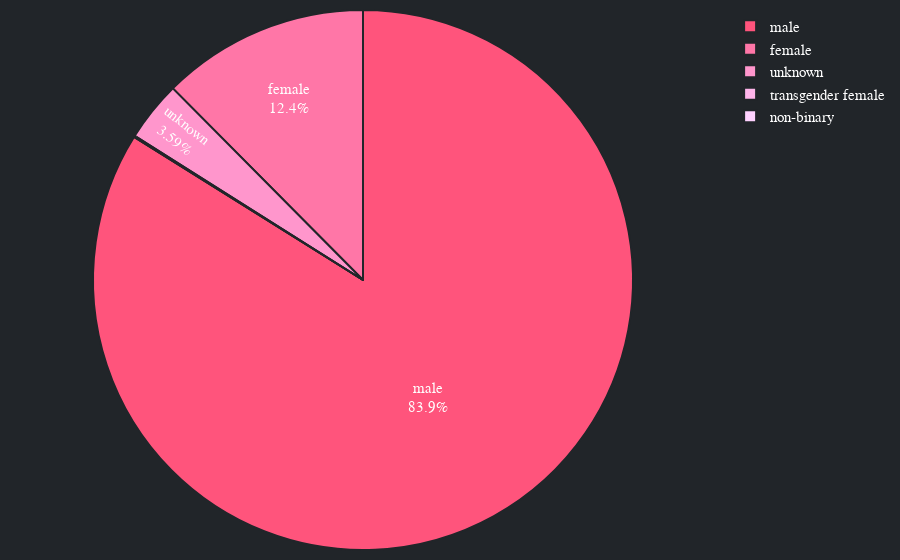
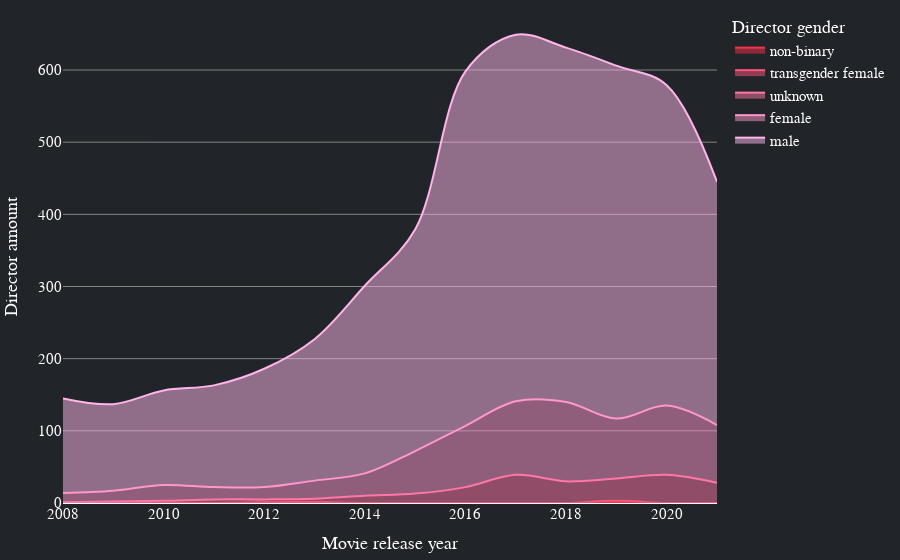

The code cell stored with these charts, in order, in its notebook:
### Markdown cell above
### Director gender analysis

We plot a pie chart to understand gender distribution in our dataset. Then, in order to better get the evolution during time of gender inclusion we plot a filled area chart.

**Conclusion:** From the two plot we notice that male directors are still the majority. Interestingly, after 2014 (the year of the real boom of streaming services), female directors have seen an increase. But, in the same year the male directors also had an exponential growth. Are we really achieving a gender balance in the world of cinema, or are we simply producing more content in less time?

### Code cell
df = data.copy()
df['director_gender'].replace('no_data', np.nan, inplace  = True)
df = df.dropna(subset=['director_gender'])
gender = []
release_year = []
for i, x in df['director_gender'].iteritems():
    x = x.split(', ')
    for gen in x:
        gender.append(gen)
        year = df._get_value(i, 'release_year')
        release_year.append(year)
df = pd.DataFrame()
df['release_year'] = release_year
df['gender'] = gender
df['count'] = 1
df1 = pd.DataFrame(df.groupby('gender')['count'].sum().sort_values(ascending=False).reset_index())
gender_order = df1['gender'].to_list()
fig = px.pie(df1, values='count', names='gender')

fig.update_traces(textposition='inside', textinfo='percent+label', marker=dict(colors=colors[::-1][2:], line=dict(color='#212529', width=2)), textfont=dict(family="Arial, san serif",size=15,color="white"),hoverlabel=dict(font_size=14,font_family="Arial, san serif", font_color='white'))

fig.update_traces(hovertemplate=('<br>Total %{label} directors are %{value}<br><extra></extra>'))
fig.update_layout(paper_bgcolor="#212529", plot_bgcolor ='rgba(0, 0, 0, 0)', hoverlabel_bordercolor='#212529',margin=margin, yaxis_gridcolor ='rgba(225, 225, 225, .5)', font_color="white", font_family="Arial, san serif", font_size=15)
fig.write_html('visualization/five.html')
fig.show()

df2 = df[['release_year', 'gender']].groupby('gender')['release_year'].value_counts().unstack().loc[gender_order]
df2 = df2.stack().reset_index()
df2.columns = ['gender','year','val']
df2 = df2[(df2.year >= 2008)&(df2.year < 2022)]
df2 = df2[::-1]
df2
fig = px.area(df2, x="year", y="val", color="gender", line_shape='spline', color_discrete_sequence= colors[::-1][1:], labels={'gender':'Director gender', 'val':'Director amount', 'year': 'Movie release year'}, custom_data=['gender'])

fig.update_traces( marker=dict(line=dict(width=2)),textfont=dict(family="Arial, san serif",size=16,color="#212529"),hoverlabel=dict(font_size=14,font_family="Arial, san serif", font_color='white'))

fig.update_traces(hovertemplate=('<br>In %{x}, %{y} films by %{customdata[0]} directors were recorded<br><extra></extra>'))
fig.update_layout(paper_bgcolor="#212529", plot_bgcolor ='rgba(0, 0, 0, 0)', hoverlabel_bordercolor='#212529',margin=margin, yaxis_gridcolor ='rgba(225, 225, 225, .5)', font_color="white", font_family="Arial, san serif", font_size=15, xaxis_showgrid=False)
fig.write_html('visualization/six.html')
fig.show()

### Figure 1 — Plotly figure (JSON) as saved in the notebook; plotly's stock layout.template omitted (floating-point values rounded to 4 significant figures)
{"data": [{"domain": {"x": [0, 1], "y": [0, 1]}, "hoverlabel": {"font": {"color": "white", "family": "Arial, san serif", "size": 14}}, "hovertemplate": "<br>Total %{label} directors are %{value}<br><extra></extra>", "labels": ["male", "female", "unknown", "transgender female", "non-binary"], "legendgroup": "", "marker": {"colors": ["#ff547c", "#ff76a7", "#ff96cc", "#ffb5ea", "#ffd2ff", "#e2c1f5", "#c2b2ea", "#a0a3de", "#7b95d0", "#5287c1", "#0f79af"], "line": {"color": "#212529", "width": 2}}, "name": "", "showlegend": true, "textfont": {"color": "white", "family": "Arial, san serif", "size": 15}, "textinfo": "percent+label", "textposition": "inside", "type": "pie", "values": [5975, 886, 256, 4, 2]}], "layout": {"font": {"color": "white", "family": "Arial, san serif", "size": 15}, "hoverlabel": {"bordercolor": "#212529"}, "legend": {"tracegroupgap": 0}, "margin": {"b": 10, "l": 10, "r": 10, "t": 10}, "paper_bgcolor": "#212529", "plot_bgcolor": "rgba(0, 0, 0, 0)", "yaxis": {"gridcolor": "rgba(225, 225, 225, .5)"}}}

### Figure 2 — Plotly figure (JSON) as saved in the notebook; plotly's stock layout.template omitted (floating-point values rounded to 4 significant figures)
{"data": [{"customdata": [["non-binary"], ["non-binary"]], "hoverlabel": {"font": {"color": "white", "family": "Arial, san serif", "size": 14}}, "hovertemplate": "<br>In %{x}, %{y} films by %{customdata[0]} directors were recorded<br><extra></extra>", "legendgroup": "non-binary", "line": {"color": "#f9314c", "shape": "spline"}, "marker": {"line": {"width": 2}, "symbol": "circle"}, "mode": "lines", "name": "non-binary", "orientation": "v", "showlegend": true, "stackgroup": "1", "textfont": {"color": "#212529", "family": "Arial, san serif", "size": 16}, "type": "scatter", "x": [2019, 2013], "xaxis": "x", "y": [1, 1], "yaxis": "y"}, {"customdata": [["transgender female"], ["transgender female"], ["transgender female"]], "hoverlabel": {"font": {"color": "white", "family": "Arial, san serif", "size": 14}}, "hovertemplate": "<br>In %{x}, %{y} films by %{customdata[0]} directors were recorded<br><extra></extra>", "legendgroup": "transgender female", "line": {"color": "#ff547c", "shape": "spline"}, "marker": {"line": {"width": 2}, "symbol": "circle"}, "mode": "lines", "name": "transgender female", "orientation": "v", "showlegend": true, "stackgroup": "1", "textfont": {"color": "#212529", "family": "Arial, san serif", "size": 16}, "type": "scatter", "x": [2019, 2012, 2009], "xaxis": "x", "y": [2, 1, 1], "yaxis": "y"}, {"customdata": [["unknown"], ["unknown"], ["unknown"], ["unknown"], ["unknown"], ["unknown"], ["unknown"], ["unknown"], ["unknown"], ["unknown"], ["unknown"], ["unknown"], ["unknown"], ["unknown"]], "hoverlabel": {"font": {"color": "white", "family": "Arial, san serif", "size": 14}}, "hovertemplate": "<br>In %{x}, %{y} films by %{customdata[0]} directors were recorded<br><extra></extra>", "legendgroup": "unknown", "line": {"color": "#ff76a7", "shape": "spline"}, "marker": {"line": {"width": 2}, "symbol": "circle"}, "mode": "lines", "name": "unknown", "orientation": "v", "showlegend": true, "stackgroup": "1", "textfont": {"color": "#212529", "family": "Arial, san serif", "size": 16}, "type": "scatter", "x": [2021, 2020, 2019, 2018, 2017, 2016, 2015, 2014, 2013, 2012, 2011, 2010, 2009, 2008], "xaxis": "x", "y": [28, 39, 31, 30, 39, 22, 13, 10, 5, 4, 5, 3, 1, 1], "yaxis": "y"}, {"customdata": [["female"], ["female"], ["female"], ["female"], ["female"], ["female"], ["female"], ["female"], ["female"], ["female"], ["female"], ["female"], ["female"], ["female"]], "hoverlabel": {"font": {"color": "white", "family": "Arial, san serif", "size": 14}}, "hovertemplate": "<br>In %{x}, %{y} films by %{customdata[0]} directors were recorded<br><extra></extra>", "legendgroup": "female", "line": {"color": "#ff96cc", "shape": "spline"}, "marker": {"line": {"width": 2}, "symbol": "circle"}, "mode": "lines", "name": "female", "orientation": "v", "showlegend": true, "stackgroup": "1", "textfont": {"color": "#212529", "family": "Arial, san serif", "size": 16}, "type": "scatter", "x": [2021, 2020, 2019, 2018, 2017, 2016, 2015, 2014, 2013, 2012, 2011, 2010, 2009, 2008], "xaxis": "x", "y": [80, 96, 83, 110, 102, 85, 59, 31, 25, 17, 17, 22, 15, 13], "yaxis": "y"}, {"customdata": [["male"], ["male"], ["male"], ["male"], ["male"], ["male"], ["male"], ["male"], ["male"], ["male"], ["male"], ["male"], ["male"], ["male"]], "hoverlabel": {"font": {"color": "white", "family": "Arial, san serif", "size": 14}}, "hovertemplate": "<br>In %{x}, %{y} films by %{customdata[0]} directors were recorded<br><extra></extra>", "legendgroup": "male", "line": {"color": "#ffb5ea", "shape": "spline"}, "marker": {"line": {"width": 2}, "symbol": "circle"}, "mode": "lines", "name": "male", "orientation": "v", "showlegend": true, "stackgroup": "1", "textfont": {"color": "#212529", "family": "Arial, san serif", "size": 16}, "type": "scatter", "x": [2021, 2020, 2019, 2018, 2017, 2016, 2015, 2014, 2013, 2012, 2011, 2010, 2009, 2008], "xaxis": "x", "y": [337, 444, 489, 491, 508, 491, 307, 260, 196, 164, 141, 131, 120, 131], "yaxis": "y"}], "layout": {"font": {"color": "white", "family": "Arial, san serif", "size": 15}, "hoverlabel": {"bordercolor": "#212529"}, "legend": {"title": {"text": "Director gender"}, "tracegroupgap": 0}, "margin": {"b": 10, "l": 10, "r": 10, "t": 10}, "paper_bgcolor": "#212529", "plot_bgcolor": "rgba(0, 0, 0, 0)", "xaxis": {"anchor": "y", "domain": [0, 1], "showgrid": false, "title": {"text": "Movie release year"}}, "yaxis": {"anchor": "x", "domain": [0, 1], "gridcolor": "rgba(225, 225, 225, .5)", "title": {"text": "Director amount"}}}}
